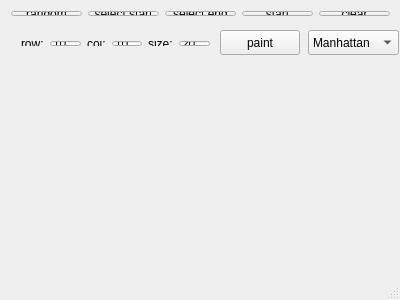
<?xml version="1.0" encoding="UTF-8"?>
<ui version="4.0">
 <class>MainWindow</class>
 <widget class="QMainWindow" name="MainWindow">
  <property name="geometry">
   <rect>
    <x>0</x>
    <y>0</y>
    <width>400</width>
    <height>300</height>
   </rect>
  </property>
  <property name="windowTitle">
   <string>MainWindow</string>
  </property>
  <widget class="QWidget" name="centralWidget">
   <widget class="QPushButton" name="paint_btn">
    <property name="geometry">
     <rect>
      <x>220</x>
      <y>30</y>
      <width>80</width>
      <height>25</height>
     </rect>
    </property>
    <property name="text">
     <string>paint</string>
    </property>
   </widget>
   <widget class="QComboBox" name="algo_cbx">
    <property name="geometry">
     <rect>
      <x>308</x>
      <y>30</y>
      <width>91</width>
      <height>25</height>
     </rect>
    </property>
    <item>
     <property name="text">
      <string>Manhattan</string>
     </property>
    </item>
    <item>
     <property name="text">
      <string>Euclidean</string>
     </property>
    </item>
    <item>
     <property name="text">
      <string>Chebyshev</string>
     </property>
    </item>
    <item>
     <property name="text">
      <string>BFS</string>
     </property>
    </item>
   </widget>
   <widget class="QWidget" name="">
    <property name="geometry">
     <rect>
      <x>10</x>
      <y>30</y>
      <width>211</width>
      <height>27</height>
     </rect>
    </property>
    <layout class="QHBoxLayout" name="horizontalLayout">
     <item>
      <widget class="QLabel" name="label">
       <property name="text">
        <string>row:</string>
       </property>
       <property name="scaledContents">
        <bool>false</bool>
       </property>
       <property name="wordWrap">
        <bool>false</bool>
       </property>
      </widget>
     </item>
     <item>
      <widget class="QLineEdit" name="row_edit">
       <property name="text">
        <string>10</string>
       </property>
      </widget>
     </item>
     <item>
      <widget class="QLabel" name="label_2">
       <property name="text">
        <string>col:</string>
       </property>
       <property name="scaledContents">
        <bool>false</bool>
       </property>
       <property name="wordWrap">
        <bool>false</bool>
       </property>
      </widget>
     </item>
     <item>
      <widget class="QLineEdit" name="col_edit">
       <property name="text">
        <string>10</string>
       </property>
      </widget>
     </item>
     <item>
      <widget class="QLabel" name="label_3">
       <property name="text">
        <string>size:</string>
       </property>
       <property name="scaledContents">
        <bool>false</bool>
       </property>
       <property name="wordWrap">
        <bool>false</bool>
       </property>
      </widget>
     </item>
     <item>
      <widget class="QLineEdit" name="size_edit">
       <property name="text">
        <string>20</string>
       </property>
      </widget>
     </item>
    </layout>
   </widget>
   <widget class="QWidget" name="">
    <property name="geometry">
     <rect>
      <x>0</x>
      <y>0</y>
      <width>401</width>
      <height>27</height>
     </rect>
    </property>
    <layout class="QHBoxLayout" name="horizontalLayout_2">
     <item>
      <widget class="QPushButton" name="random_btn">
       <property name="text">
        <string>random</string>
       </property>
      </widget>
     </item>
     <item>
      <widget class="QPushButton" name="set_start_btn">
       <property name="text">
        <string>select start</string>
       </property>
      </widget>
     </item>
     <item>
      <widget class="QPushButton" name="set_end_btn">
       <property name="text">
        <string>select end</string>
       </property>
      </widget>
     </item>
     <item>
      <widget class="QPushButton" name="start_btn">
       <property name="text">
        <string>start</string>
       </property>
      </widget>
     </item>
     <item>
      <widget class="QPushButton" name="clear_btn">
       <property name="text">
        <string>clear</string>
       </property>
      </widget>
     </item>
    </layout>
   </widget>
  </widget>
  <widget class="QMenuBar" name="menuBar">
   <property name="geometry">
    <rect>
     <x>0</x>
     <y>0</y>
     <width>400</width>
     <height>22</height>
    </rect>
   </property>
  </widget>
  <widget class="QStatusBar" name="statusBar"/>
 </widget>
 <layoutdefault spacing="6" margin="11"/>
 <resources/>
 <connections/>
</ui>
